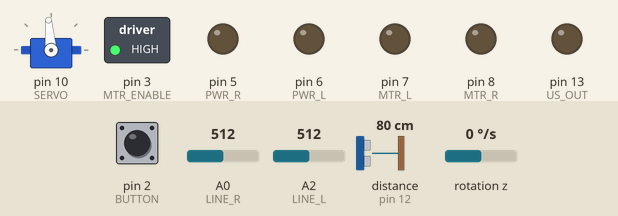
Bench run of a sketch on a simulated Arduino Uno, built with avr-gcc and run on an emulated ATmega328P. On the bench: servo, switched loads named in the sketch (green lamp = pin HIGH), output pins drawn as LEDs (lit = HIGH). Wiring (inferred from the names in the program): MPU-6050 motion sensor at I2C address 0x68. Dashed ring = blinking. Inputs (shaded band) come from the test bench; at power-on: pin 2 (BUTTON) HIGH, A0 (LINE_R) = 512, rotation z 0 °/s, distance to the obstacle (sensor on pin 12) 80 cm, A2 (LINE_L) = 512. The echo pulse lasts 58.3 µs per cm; what the sketch prints to the serial monitor is not drawn.

Above: at 0.8 s.
0.9 s: pin 2 (BUTTON) pulled LOW for 0.15 s
At 3.8 s:
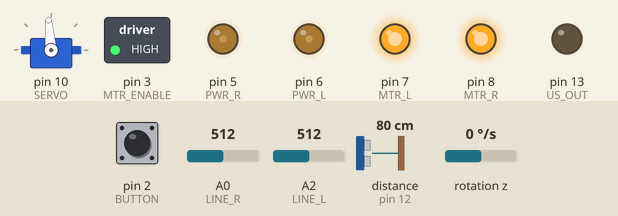
4.0 s: A0 (LINE_R) set to 340
5.5 s: A0 (LINE_R) set to 316
At 6.4 s:
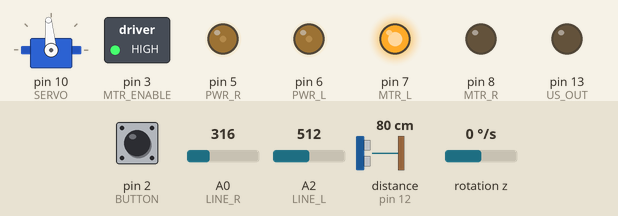
7.6 s: rotation z set to -192 °/s
At 9.9 s:
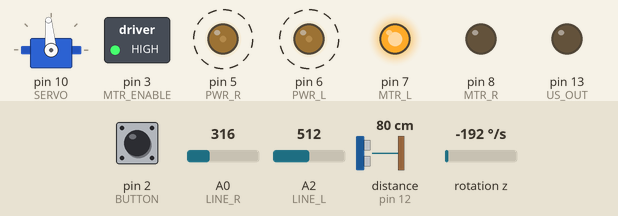
10.6 s: distance to the obstacle (sensor on pin 12) set to 2 cm
At 13.9 s:
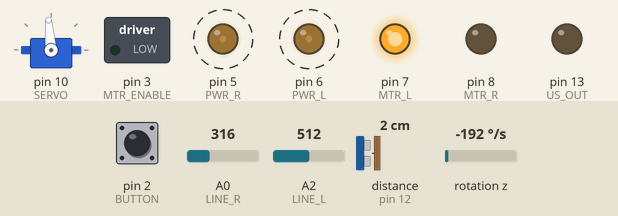
Timing chart, 0 to 14.6 s (numbered marks = the images above; inputs shaded):
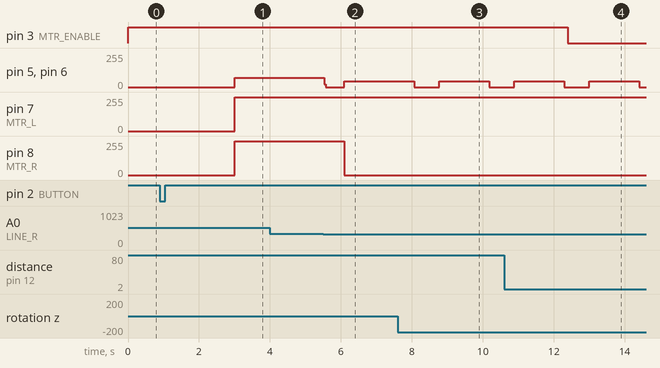

The sketch:

Robot.ino
```cpp
// this progam will be able to solve a simple maze/course
#include <Wire.h>
#include <FastLED.h>
#include <Servo.h>

// ====== PIN CONSTANT VALUES ======

#define NUM_LEDS 2            // Number of LEDs on your board
#define PIN_RBGLED 4          // LED Pin
#define PWR_R 5               // Right Motor Power
#define PWR_L 6               // Left Motor Power
#define MTR_R 8               // Right Motor Control
#define MTR_L 7               // Left Motor Control
#define SERVO 10              // Servo Motor
#define MTR_ENABLE 3          // Motor Enable Pin
#define US_OUT 13             // Ultrasonic Sensor Input
#define US_IN 12              // Ultrasonic Sensor Output
#define LINE_L A2             // Left Line Tracker
#define LINE_C A1             // Center Line Tracker
#define LINE_R A0             // Right Line Tracker
#define BUTTON 2              // Push Button
#define GYRO 0x68             // Gyro Sensor Address


// ====== PROGRAM VARIABLES ======
int16_t gyroZ;                // Raw gyro Z-axis reading
float gyroZOffset = 0;        // Calibration offset
float currentAngle = 0;       // Current angle in degrees
unsigned long lastTime = 0;   // Last read time
CRGB leds[NUM_LEDS];          // Current LED Color values
Servo scanServo;              // Servo


int SPEED = 70;
int colour = 325;
int Serv_angle = 95;//starting agle, based on my robot

CRGB colours[6] = {CRGB::Red,CRGB::Blue,CRGB::Green,CRGB::Yellow,CRGB::Purple,CRGB::White};//all the colors neeed here


void setup() {


  // setup LED
  FastLED.addLeds<NEOPIXEL, PIN_RBGLED>(leds, NUM_LEDS);
  FastLED.setBrightness(50); // 0-255

  // Motor pins
  pinMode(PWR_R, OUTPUT);
  pinMode(PWR_L, OUTPUT);
  pinMode(MTR_L, OUTPUT);
  pinMode(MTR_R, OUTPUT);
  pinMode(MTR_ENABLE, OUTPUT);

  // Ultrasonic sensor pins
  pinMode(US_OUT, OUTPUT);
  pinMode(US_IN, INPUT);

  // Line tracking sensor pins
  pinMode(LINE_L, INPUT);
  pinMode(LINE_C, INPUT);
  pinMode(LINE_R, INPUT);

  // Button pin
  pinMode(BUTTON, INPUT_PULLUP);

  // Enable motor driver
  digitalWrite(MTR_ENABLE, HIGH);

  // Initialize serial communication
  Serial.begin(115200);

  // Initialize Servo motor
  scanServo.attach(SERVO);
  centerServo();   // Center position


  // Wait for button press
  while (digitalRead(BUTTON) == HIGH) {

  }

  delay(500);

  // Initialize Gyro - hard stop if failed
  if (!setupGyro()) {
    ledOn(CRGB::Red);
    while (true);  // Hard stop
  }

  calibrateGyro();

  digitalWrite(MTR_R,HIGH);//enables motors
  digitalWrite(MTR_L,HIGH);

}


void loop() {
  int distance = getDistance();
  updateGyroAngle();

  if (distance<=5 && distance!=0){  digitalWrite(MTR_ENABLE, LOW);//stops at the end of garage/maze
}

  if (analogRead(LINE_L) < colour ){

    turn(180,0);//turns 90 deg(function takes the angle divided by 2) to the RIGHT


  }
  else if (analogRead(LINE_R  )< colour ){

    turn(180,1);//turns 90 deg(function takes the angle divided by 2) to the LEFT

  }
  else{


    adjustangleTo(0);
    //robot goes forward

    analogWrite(PWR_R,SPEED);
    analogWrite(PWR_L,SPEED);
    digitalWrite(MTR_R,HIGH);
    digitalWrite(MTR_L,HIGH);


  }
}

//code to adjust the robot back to the right angle, if it drifts too far
void adjustangleTo(float targetAngle) {
    const int minPower = 60;
    const int maxPower = 100;
    const float deadband = 2.0;

    while (true) {
        updateGyroAngle();

        float angleError = targetAngle - getAngle();
        if (angleError > 180) angleError -= 360;
        if (angleError < -180) angleError += 360;

        if (abs(angleError) <= deadband) break;  // aligned

        int power = constrain(abs(angleError) * 5, minPower, maxPower);

        if (angleError > 0) { // clockwise
            analogWrite(PWR_R, power);
            analogWrite(PWR_L, power);
            digitalWrite(MTR_R, HIGH);
            digitalWrite(MTR_L, LOW);
        } else {              // counter-clockwise
            analogWrite(PWR_R, power);
            analogWrite(PWR_L, power);
            digitalWrite(MTR_R, LOW);
            digitalWrite(MTR_L, HIGH);
        }
    }

    // stop motors
    analogWrite(PWR_R, 0);
    analogWrite(PWR_L, 0);
    digitalWrite(MTR_R, LOW);
    digitalWrite(MTR_L, LOW);
}


//side = 0 means right, side =1 means left
void turn(int angle, int side){
  analogWrite(PWR_R,0);
  analogWrite(PWR_L,0);

  Serial.println("side:");
  Serial.println(side);


  delay(600);
  resetAngle();
  //will turn until it reaches that degree.
  while (not(abs((getAngle()))>(angle/2-0.05) && abs((getAngle()))<(angle/2+0.05))){

  updateGyroAngle();
  Serial.println(abs((getAngle())));

  if (side == 1){
    digitalWrite(MTR_R,LOW);
    digitalWrite(MTR_L,HIGH);

     Serial.println("left");
     }

  if (side == 0){

    digitalWrite(MTR_R,HIGH);
    digitalWrite(MTR_L,LOW);

    Serial.println("RIGHT");


  }
    analogWrite(PWR_R,45);
    analogWrite(PWR_L,(45));


  }

    analogWrite(PWR_R,0);
    analogWrite(PWR_L,(0));
    resetAngle();
    delay(100);


}
// ====== LED FUNCTIONS ======

void ledOn(CRGB color) {
  leds[0] = color;
  FastLED.show();
}

void ledOff() {
  leds[0] = CRGB::Black;
  FastLED.show();
}

// ===== SERVO FUNCTIONS =====

// Set servo angle (0–180 degrees)
void setServoAngle(int angle) {
  static int lastAngle = -1;
  angle = constrain(angle, 0, 180);

  if (angle != lastAngle) {
    scanServo.write(angle);
    delay(15);  // Allow servo to settle

    lastAngle = angle;

  }
}


// Center the servo
void centerServo() {
  setServoAngle(95);
}


// ====== GYRO FUNCTIONS ======

// Initialize Gyro Sensor
bool setupGyro() {


  Wire.begin();
  Wire.beginTransmission(GYRO);
  Wire.write(0x6B);  // PWR_MGMT_1 register
  Wire.write(0);     // Wake up MPU6050
  byte error = Wire.endTransmission();

  if (error != 0) {
    return false;
  }

  // Configure gyro sensitivity (±250 deg/s)
  Wire.beginTransmission(GYRO);
  Wire.write(0x1B);  // GYRO_CONFIG register
  Wire.write(0x00);  // ±250 deg/s
  Wire.endTransmission();

  lastTime = micros();
  return true;
}

// Calibrate gyro (robot must be stationary!)
void calibrateGyro() {
  delay(500);

  long sum = 0;
  int samples = 100;

  for (int i = 0; i < samples; i++) {
    Wire.beginTransmission(GYRO);
    Wire.write(0x47);  // GYRO_ZOUT_H register
    Wire.endTransmission(false);
    Wire.requestFrom(GYRO, 2, true);

    int16_t gz = Wire.read() << 8 | Wire.read();

    sum += gz;
    delay(10);
  }

  gyroZOffset = sum / samples;
  currentAngle = 0;
}

// Read gyro Z-axis
int16_t readGyroZ() {
  Wire.beginTransmission(GYRO);
  Wire.write(0x47);  // GYRO_ZOUT_H register
  Wire.endTransmission(false);
  Wire.requestFrom(GYRO, 2, true);

  int16_t gz = Wire.read() << 8 | Wire.read();
  return gz;
}

// MUST be called frequently (e.g., every loop iteration)
// Angle accuracy degrades if this is not called often
void updateGyroAngle() {


  unsigned long now = micros();
  float dt = (now - lastTime) / 1000000.0;  // Time in seconds
  lastTime = now;

  if (dt <= 0 || dt > 0.1) {
    lastTime = micros();
    return;
  }
  // Read gyro
  gyroZ = readGyroZ();

  // Convert to degrees per second (sensitivity = 131 for ±250 deg/s)
  // INVERTED THE SIGN HERE to fix direction!
  float gyroRate = -((gyroZ - gyroZOffset) / 131.0);

  currentAngle += gyroRate * dt;

  // Keep angle in range -180 to +180
  if (currentAngle > 180) currentAngle -= 360;
  if (currentAngle < -180) currentAngle += 360;


  // Serial.print("dt: "); Serial.print(dt, 6);
  // Serial.print("  raw: "); Serial.print(gyroZ - gyroZOffset);
  // Serial.print("  rate: "); Serial.println(gyroRate, 4);
}

// Reset angle to zero
void resetAngle() {
  currentAngle = 0;
}

// Get current angle
float getAngle() {
  return currentAngle;
}

// ===== ULTRASONIC SENSOR FUNCTIONS =====

// Returns distance in centimeters, or 0 if invalid
int getDistance() {
  int validReading = 0;
  int attempts = 0;

  while (validReading == 0 && attempts < 3) {
    if (attempts > 0) delay(60);  // Only delay on retries

    digitalWrite(US_OUT, LOW);
    delayMicroseconds(2);
    digitalWrite(US_OUT, HIGH);
    delayMicroseconds(10);
    digitalWrite(US_OUT, LOW);

    long duration = pulseIn(US_IN, HIGH, 30000);
    int distance = duration * 0.034 / 2;

    if (duration > 0 && distance <= 200) {
      validReading = distance;
    }

    attempts++;
  }


  return validReading;
}
```

Measured:
- the behaviour switches between 325 and 324 on A0 (LINE_R) (found by bisection; images 1 and 2)
- after the input at 0.9 s, pin 5 (PWR_R), pin 6 (PWR_L): 0/255 → 70/255 after 2.1 s; pin 7 (MTR_L), pin 8 (MTR_R): 0/255 → 254/255 after 2.1 s
- after the input at 5.5 s, pin 5 (PWR_R), pin 6 (PWR_L): 70/255 → 0/255 at once, → 45/255 0.57 s later; pin 7 (MTR_L): 254/255 → 255/255 at once; pin 8 (MTR_R): 254/255 → 255/255 at once, → 0/255 0.57 s later
- after the input at 7.6 s, pin 5 (PWR_R), pin 6 (PWR_L): 45/255 → 0/255 after 0.47 s, → 45/255 0.71 s later, → 0/255 1.4 s later
- after the input at 10.6 s, pin 3 (MTR_ENABLE): HIGH → LOW after 1.8 s
